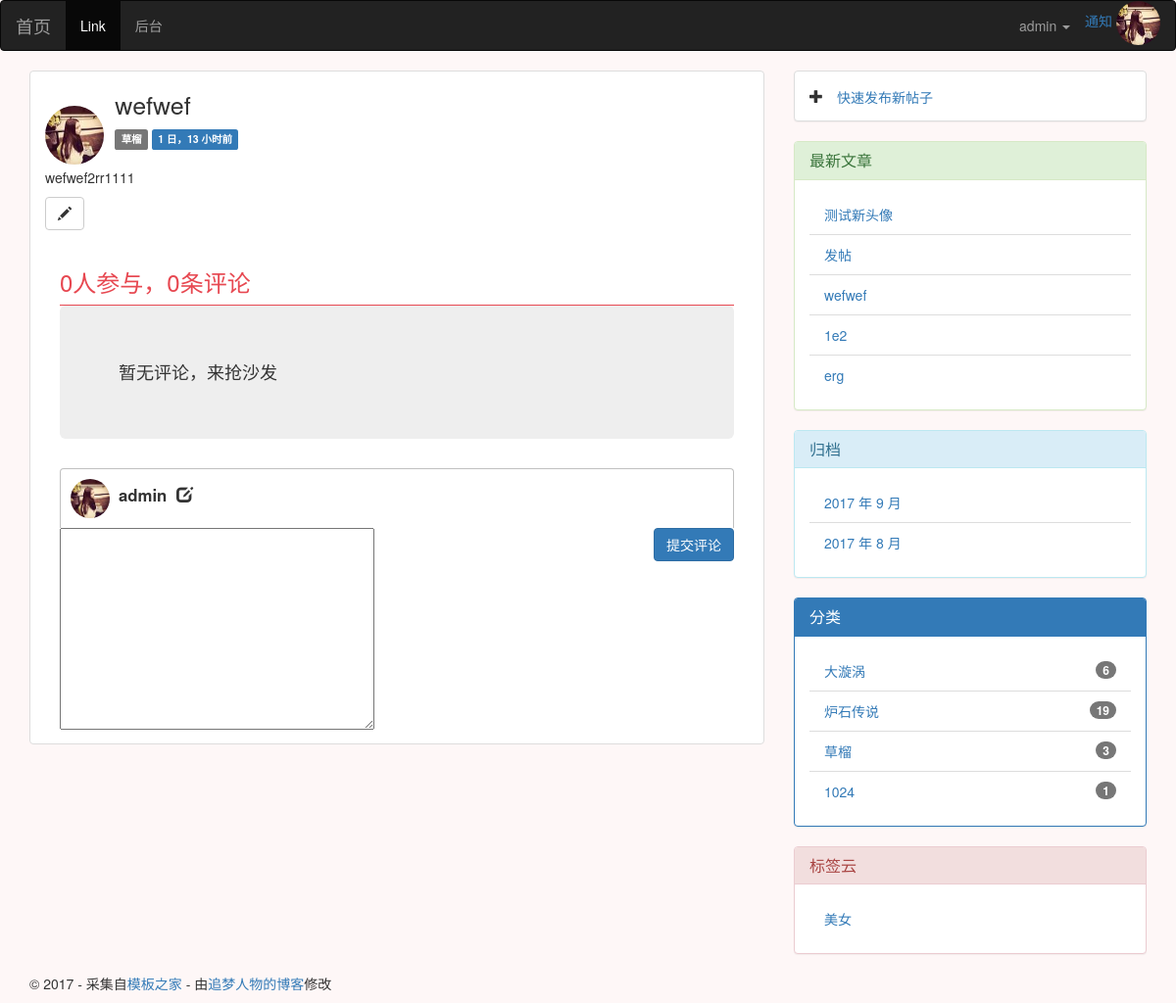
Page /post/58/ (signed in) on the committed database.
### users/models.py (models this page shows)
class User(AbstractUser):
    nickname = models.CharField(max_length=50, blank=True)
    avatar = ProcessedImageField(upload_to='avatar',
                                 default='avatar/default.png',
                                 verbose_name='头像',
                                 processors=[ResizeToFill(150, 150)], )
    print(avatar)
    def avatar_url(self):
        avatar_name = self.avatar.name.rsplit('/', 1)[-1]
        if avatar_name == 'default.png':
            if self.socialaccount_set.exists():
                return self.socialaccount_set.first().get_avatar_url()
        return self.avatar.url

### blog/models.py (models this page shows, shortened)
class Post(models.Model):
    title = models.CharField(max_length=255)
    def __str__(self):
        return self.title
    def get_absolute_url(self):
        return reverse('blog:detail', kwargs={'pk': self.pk})
    body = RichTextUploadingField(verbose_name='正文')
    views = models.PositiveIntegerField(default=0)
    def increase_views(self):
        self.views += 1
        self.save(update_fields=['views'])
    excerpt = models.CharField(max_length=200, blank=True)
    created_time = models.DateTimeField(auto_now_add=True)
    modified_time = models.DateTimeField(auto_now_add=True)
    category = models.ForeignKey(Category)
    tags = models.ManyToManyField(Tag, blank=True)
    author = models.ForeignKey(User)
    def save(self, *args, **kwargs):
        if not self.excerpt:
            md = markdown.Markdown(extensions=[
                'markdown.extensions.extra',
                'markdown.extensions.codehilite',
            ])
            self.excerpt = strip_tags(md.convert(self.body))[:54]+'...'
        super(Post, self).save(*args, **kwargs)
    class Meta:
        ordering = ['-created_time']

class Category(models.Model):
    name = models.CharField(max_length=100)

class Tag(models.Model):
    name = models.CharField(max_length=70)

### blog/views.py (the view)
# urls.py: url(r'^post/(?P<pk>[0-9]+)/$', views.PostDetailView.as_view(), name='detail'),
class PostDetailView(DetailView):
    model = Post
    template_name = 'blog/detail.html'
    context_object_name = 'post'
    def get(self, request, *args, **kwargs):
        response = super(PostDetailView, self).get(request, *args, **kwargs)
        self.object.increase_views()
        return response

### blog/templatetags/blog_tags.py (called while the page is built)
@register.simple_tag              # 将函数注册为模板
def get_recent_posts(num=5):
    return Post.objects.all().order_by('-created_time')[:num]

@register.simple_tag
def archives():
    return Post.objects.dates('created_time', 'month', order='DESC')

@register.simple_tag
def get_categories():
    return Category.objects.annotate(num_posts=Count('post')).filter(num_posts__gt=0)

@register.simple_tag
def get_tag():
    return Tag.objects.all()

### easy_comment/models.py (called while the page is built)
    def __str__(self):
        if self.parent is not None:
            return '%s 回复 %s' % (self.user_name, self.parent.user_name)
        return '%s 评论文章 post_%s' % (self.user_name, str(self.post.id))

### easy_comment/templatetags/comment_tags.py (called while the page is built)
@register.simple_tag
def generate_form_for(post):
    form = CommentForm(initial={'post':post.id})
    return form

@register.simple_tag
def get_comment_list_of(post):
    return post.comment_set.all()

@register.simple_tag
def get_comments_user_count(post):
    user_list = []
    for comment in post.comment_set.all():
        if not comment.user in user_list:
            user_list.append(comment.user)
    return len(user_list)

### templates/blog/detail.html (shortened to what this page needs)
{% extends 'blog/base.html' %}
{% load staticfiles %}
{% block main %}
    <ul class="list-group">
        <li class="list-group-item">
    <header class="detail-header">
     <img width="60" height="60" alt="Tilo Mitra&#x27;s avatar" class="img-circle avatar-image-right" src="{{ post.author.avatar_url }}">
    <h1 class="entry-title">{{ post.title }}</h1>
    <div class="entry-meta">
      <span class="label label-default">{{ post.category.name}}</span>
      <span class="label label-primary">{{post.created_time|timesince}}前</span>
    </div>
  </header>
  <div class="detail-post-body">
    {{ post.body|safe}}
  </div>
   {% if request.user == post.author %}
   <a class="btn btn-default" href="{% url 'blog:post_edit' pk=post.pk %}">
        <span class="glyphicon glyphicon-pencil"></span></a>
   {% endif %}
        {% include 'easy_comment/comment_list.html' with post=post %}
        {% include 'easy_comment/comment_form.html' with post=post %}
        </li>
    </ul>
{% endblock main %}

### templates/blog/base.html (shortened to what this page needs)
{% load staticfiles %}
{% load blog_tags %}
{% load notifications_tags %}
<!DOCTYPE html>
<html>
<head>
    <link rel="stylesheet" href="//cdn.bootcss.com/bootstrap/3.3.7/css/bootstrap.min.css">
    <link rel="stylesheet" href="{% static 'blog/css/custom.css' %}">
    <link rel="stylesheet" href="{% static 'blog/css/prism.css' %}">
    <link rel="stylesheet" href="{% static 'easy_comment/css/comment.css' %}">
    <link rel="stylesheet" href="{% static 'easy_comment/css/prism.css' %}">
</head>
<body class="body-qiansebeijing">
<nav class="navbar navbar-inverse">
    <div class="container-fluid">
        <div class="navbar-header">
            <a class="navbar-brand" href="{% url 'blog:index' %}">首页</a>
        </div>
        <div class="collapse navbar-collapse" id="bs-example-navbar-collapse-1">
            <ul class="nav navbar-nav">
                <li class="active"><a href="#">Link <span class="sr-only">(current)</span></a></li>
                <li><a href="admin/" data-hover="后台">后台</a></li>
            </ul>
            <ul class="nav navbar-nav navbar-right">
                {% if user.is_authenticated %}
                <a href="/notifications/">通知 </a>
                <img width="45" height="45" src="{{ user.avatar_url }}" class="img-circle" alt="Responsive image">
                <li class="dropdown">
                    <a href="#" class="dropdown-toggle" data-toggle="dropdown" role="button" aria-haspopup="true"
                       aria-expanded="false">{{ user.username }} <span class="caret"></span></a>
                </li>
                {% else %}
                <li><a href="{% url 'account_login' %}?next={{ request.path }}" data-hover="登录">登录</a></li>
                <li><a href="{% url 'account_signup' %}?next={{ request.path }}" data-hover="注册">注册</a></li>
                {% endif %}
            </ul>
        </div>
    </div>
</nav>
<div class="content-body">
    <div class="container">
        <div class="row">
            <main class="col-md-8">
                {% block main %}
                {% endblock main %}
            </main>
            <aside class="col-md-4">
                {% if user.is_authenticated %}
                <div class="panel panel-default">
                    <div class="panel-body">
                        <span class="glyphicon glyphicon-plus"><a href="{% url 'blog:post_new' %}"> 快速发布新帖子</a></span>
                    </div>
                </div>
                {% endif %}
                <div class="panel panel-success">
                    <div class="panel-heading">
                        <h3 class="panel-title">最新文章</h3>
                    </div>
                    {% get_recent_posts as recent_post_list %}
                    <ul class="list-group panel-body">
                        {% for post in recent_post_list %}
                        <li class="list-group-item">
                            <a href="{{ post.get_absolute_url }}">{{ post.title }}</a>
                        </li>
                        {% endfor %}
                    </ul>
                </div>
                <div class="panel panel-info">
                    <div class="panel-heading">
                        <h3 class="panel-title">归档</h3>
                    </div>
                    {% archives as date_list %}
                    <ul class="list-group panel-body">
                        {% for date in date_list %}
                        <li class="list-group-item">
                            <a href="#">{{date.year}} 年 {{date.month}} 月</a>
                        </li>
                        {% empty %}
                        暂无归档
                        {% endfor %}
                    </ul>
                </div>
                <div class="panel panel-primary">
                    <div class="panel-heading">
                        <h3 class="panel-title">分类</h3>
                    </div>
                    {% get_categories as category_list %}
                    <ul class="list-group panel-body">
                        {% for category in category_list %}
                        <li class="list-group-item">
                            <span class="badge">{{ category.num_posts}}</span>
                            <a href="{% url 'blog:category' category.pk %}">{{category.name}}</a>
                        </li>
                        {% endfor %}
                    </ul>
                </div>
                <div class="panel panel-danger">
                    <div class="panel-heading">
                        <h3 class="panel-title">标签云</h3>
                    </div>
                    {% get_tag as tag_list %}
                    <ul class="list-group panel-body">
                        {% for Tag in tag_list %}
                        <li class="list-group-item">
                            <a href="{% url 'blog:tag' Tag.pk %}">{{Tag.name}}</a>
                        </li>
                        {% endfor %}
                    </ul>
                </div>
            </aside>
        </div>
    </div>
</div>
<footer id="site-footer">
    <div class="container">
        <div class="row">
            <div class="col-md-12">
                <p class="copyright">&copy 2017 - 采集自<a href="http://www.cssmoban.com/"
                                                        target="_blank" title="模板之家">模板之家</a>
                    - 由<a href="http://zmrenwu.com/" title="网页模板" target="_blank">追梦人物的博客</a>修改
                </p>
            </div>
        </div>
    </div>
</footer>
</body>
</html>

### easy_comment/templates/easy_comment/comment_list.html
{% load comment_tags %}
{% load mptt_tags %}
{% load staticfiles %}
{% get_comment_list_of post as nodes %}
{% get_comments_user_count post as user_count %}
<div class="container-fluid">
    <div class="comment-count">
        <h3>{{ user_count }}人参与，{{ nodes.count }}条评论</h3>
    </div>
    <div class="comment-list">
        {% if nodes.count > 0 %}
            {% recursetree nodes %}
            <div class="row {% if node.is_root_node %}comment-root{% else %}comment-leaf{% endif %}" id="c{{ node.id }}">
                <div class="col-md-1 comment-left">
                    <a class="comment-avatar">
                        <img class="post-avatar-left img-circle" src="{{ node.user.avatar_url }}" onerror='this.src="% static 'easy_comment/image/moe.png' %}" >
                    </a>
                </div>
                <div class="col-md-11 comment-right">
                    <span class="comment-user"><strong>
                        {{ node.user_name }}
                    </strong></span>
                    {% if not node.is_root_node %}
                    <span class="glyphicon glyphicon-share-alt"></span>
                    <span class="comment-reply-to">@{{ node.parent.user_name }}</span>
                    {% endif %}
                    <span class="comment-time pull-right">{{ node.submit_date|timesince }}前</span>
                    <div class="comment-content">
                        <p>{{ node.content|safe }}</p>
                    </div>
                    {% get_like_action request.user node as action %}
                    {% get_like_count node as like_num %}
                    {% get_dislike_count node as dislike_num %}
                    <a class="like {% if not request.user.is_authenticated %}no-login{% endif %}" id="like-{{ node.id }}" data-id="{{ node.id }}" data-action="{% if action == 1 %}cancel-like{% else %}like{% endif %}" href="javascript:void(0);">
                        <span class="glyphicon glyphicon-thumbs-up {% if action == 1 %}red-finger{% endif %}"></span><span class="like-total">{{ like_num }}</span></a>
                    <a class="like {% if not request.user.is_authenticated %}no-login{% endif %}" id="dislike-{{ node.id }}" data-id="{{ node.id }}" data-action="{% if action == -1 %}cancel-dislike{% else %}dislike{% endif %}" href="javascript:void(0);">
                        <span class="glyphicon glyphicon-thumbs-down {% if action == -1  %}red-finger{% endif %}"></span><span class="dislike-total">{{ dislike_num }}</span></a>
                    <a class="comment-reply {% if not request.user.is_authenticated %}no-login{% endif %}" data-name="@{{ node.user_name }}" id="a-{{ node.id }}" href="#cmt-form">
                        回复
                    </a>
                </div>
            </div>
            <div class="comment-children {% if node.is_root_node %}first-generation{% endif %}">
                {% if not node.is_leaf_node %}
                    {{ children }}
                {% endif %}
            </div>
            {% endrecursetree %}
        {% else %}
            <div class="jumbotron">
                <h4>暂无评论，来抢沙发</h4>
            </div>
        {% endif %}
    </div>
</div>

### easy_comment/templates/easy_comment/comment_form.html (shortened to what this page needs)
{% load staticfiles %}
{% load comment_tags %}
{% generate_form_for post as form %}
<div class="container-fluid" id="cmt-form">
{% if request.user.is_authenticated %}
    <div class="comment-header">
        <a class="comment-avatar">
            <img class="post-avatar-left img-circle" src="{{ user.avatar_url }}" onerror='this.src="% static 'easy_comment/image/moe.png'">
        </a>
        <span><strong>
            {{ request.user.username }}
        </strong></span>
        <span class="glyphicon glyphicon-edit"></span>
    </div>
    <form class="comment-form" method="post" action="{% url 'easy_comment:submit_comment' post.id %}">
        {% for field in form %}
        {{ field }}
        {% endfor %}
        <button class="btn btn-primary pull-right" type="submit">提交评论</button>
    </form>
{% else %}
    <div class="jumbotron">
        <h3 class="text-center"><a>登录</a>后参与评论</h3>
    </div>
{% endif %}
</div>

### blog/static/blog/css/custom.css (style rules this page uses)
.body-qiansebeijing { background-color: #fef7f7; }
.avatar-image-right { float: left; margin-top: 0.4cm; margin-right: 0.3cm; }
.h1, h1 { font-size: 25px; margin-top: 10px; }
.detail-header { padding-bottom: 20px; }
.detail-post-body { overflow:hidden }

### easy_comment/static/easy_comment/css/comment.css (style rules this page uses)
.comment-avatar img { width: 40px; height: 40px; }
.comment-header { padding: 10px 10px; border-top: solid 1px; border-left: solid 1px; border-right: solid 1px; border-color: silver; border-top-left-radius: 4px; border-top-right-radius: 4px; }
.comment-header span { font-size: 1.2em; margin-left: 5px; }
.comment-list { border-top: solid 1px; border-color: #e74851; }
.comment-count { margin:40px 0 5px; color: #e74851; }

### rows in the picture
User: avatar_url (picture), username "admin", user.username "admin"
Post: author.avatar_url (picture), title "wefwef", category.name "草榴", created_time "1 日，13 小时", body "wefwef2rr1111", count "0"
Post: title "测试新头像"
Post: title "发帖"
Post: title "1e2"
Post: title "erg"
Category: num_posts "6", name "大漩涡"
Category: num_posts "19", name "炉石传说"
Category: num_posts "3", name "草榴"
Category: num_posts "1", name "1024"
Tag: name "美女"

### other values in the picture
{{ user_count }} "0"
{{ date.year }} "2017" "2017"
{{ date.month }} "9" "8"
